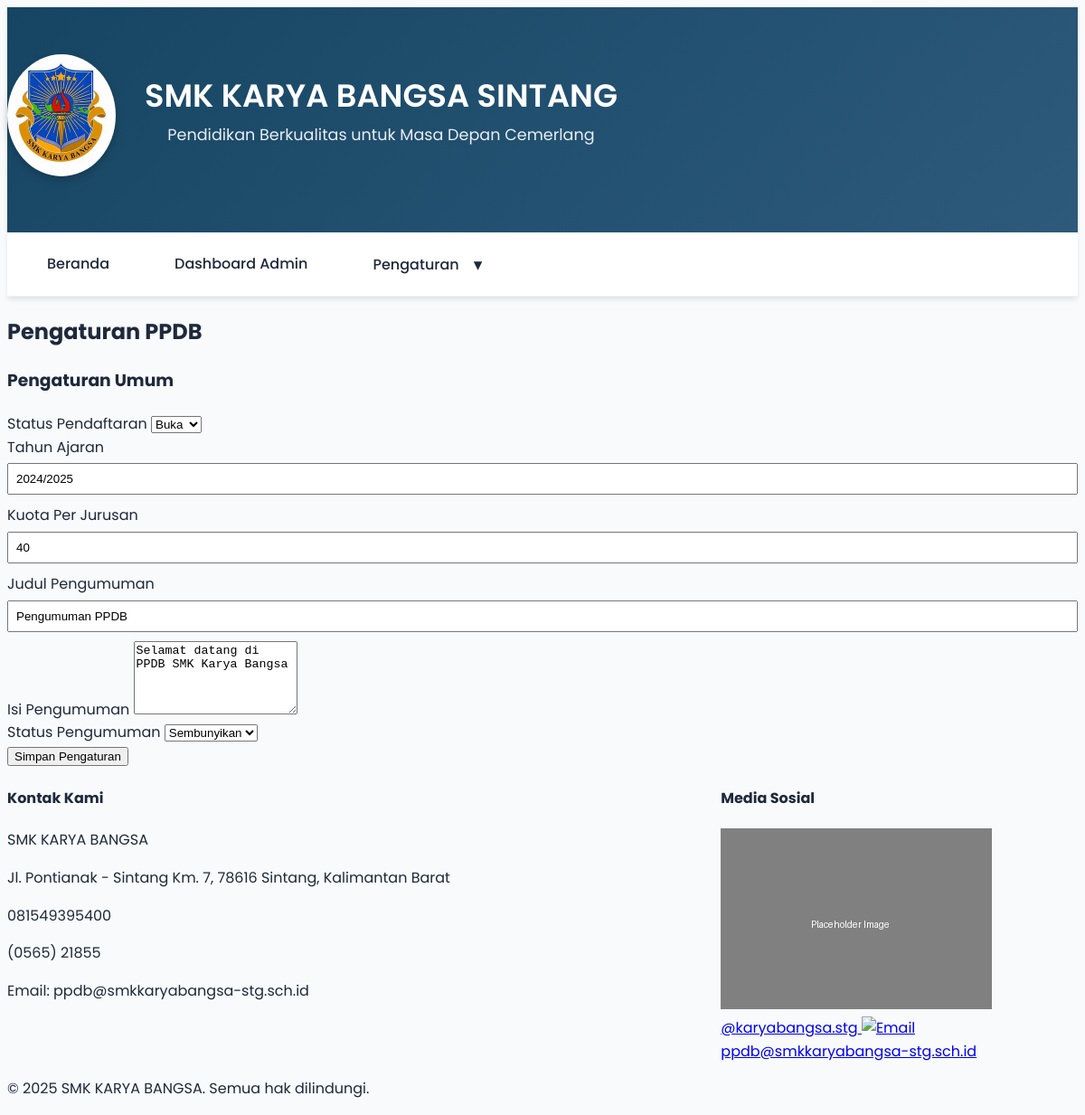
/admin/settings (signed in), run on the app's committed database.
### models.py (models this page shows)
class PpdbSettings(db.Model):
    id = db.Column(db.Integer, primary_key=True)
    registration_open = db.Column(db.Boolean, default=True)
    academic_year = db.Column(db.String(10))
    quota_per_major = db.Column(db.Integer)
    announcement_title = db.Column(db.String(200))
    announcement_content = db.Column(db.Text)
    show_announcement = db.Column(db.Boolean, default=False)

### routes/admin.py (the view, shortened to what this page needs)
@admin.route('/settings', methods=['GET', 'POST'])
def settings():
    if not is_admin():
        return redirect(url_for('login'))
    settings = PpdbSettings.query.first()
    return render_template('admin/settings.html', settings=settings)

### app.py (called while the page is built)
@app.before_request
def before_request():
    print(f"Incoming {request.method} request to {request.path}")

### routes/admin.py (called while the page is built)
def is_admin():
    return 'user_id' in session and session.get('role') == 'admin'

### templates/admin/settings.html (shortened to what this page needs)
{% extends 'base.html' %}
{% block content %}
<div class="settings-container">
    <h2>Pengaturan PPDB</h2>
    <div class="settings-card">
        <h3>Pengaturan Umum</h3>
        <form method="POST" action="{{ url_for('admin.settings') }}">
            <div class="form-group">
                <label>Status Pendaftaran</label>
                <select name="registration_status">
                    <option value="open" {% if settings.registration_open %}selected{% endif %}>Buka</option>
                </select>
            </div>
            <div class="form-group">
                <label>Tahun Ajaran</label>
                <input type="text" name="academic_year" value="{{ settings.academic_year }}" required>
            </div>
            <div class="form-group">
                <label>Kuota Per Jurusan</label>
                <input type="number" name="quota_per_major" value="{{ settings.quota_per_major }}" required>
            </div>
            <div class="form-group">
                <label>Judul Pengumuman</label>
                <input type="text" name="announcement_title" value="{{ settings.announcement_title }}">
            </div>
            <div class="form-group">
                <label>Isi Pengumuman</label>
                <textarea name="announcement_content" rows="5">{{ settings.announcement_content }}</textarea>
            </div>
            <div class="form-group">
                <label>Status Pengumuman</label>
                <select name="show_announcement">
                    <option value="hide" {% if not settings.show_announcement %}selected{% endif %}>Sembunyikan</option>
                </select>
            </div>
            <button type="submit" class="btn-primary">Simpan Pengaturan</button>
        </form>
    </div>
</div>
{% endblock %}

### static/style.css (style rules this page uses)
:root { --primary-color: #164563; --secondary-color: #2D5A7B; --accent-color: #2C88D9; --light-accent: #48A3F3; --text-dark: #1e293b; --text-light: #64748b; --background-light: #f8fafc; --container-width: 1440px; --spacing-sm: 1rem; --spacing-md: 2rem; --spacing-lg: 4rem; }
body { font-family: 'Poppins', sans-serif; line-height: 1.6; color: var(--text-dark); background: var(--background-light); }
form { margin-top: 20px; }
input[type="text"], input[type="password"], input[type="number"], input[type="submit"] { width: 100%; padding: 8px; margin: 5px 0 10px; box-sizing: border-box; }

### data on the page
PpdbSettings: registration_status "Buka", academic_year "2024/2025", quota_per_major "40", announcement_title "Pengumuman PPDB", announcement_content "Selamat datang di PPDB SMK Karya Bangsa", show_announcement "Sembunyikan"
